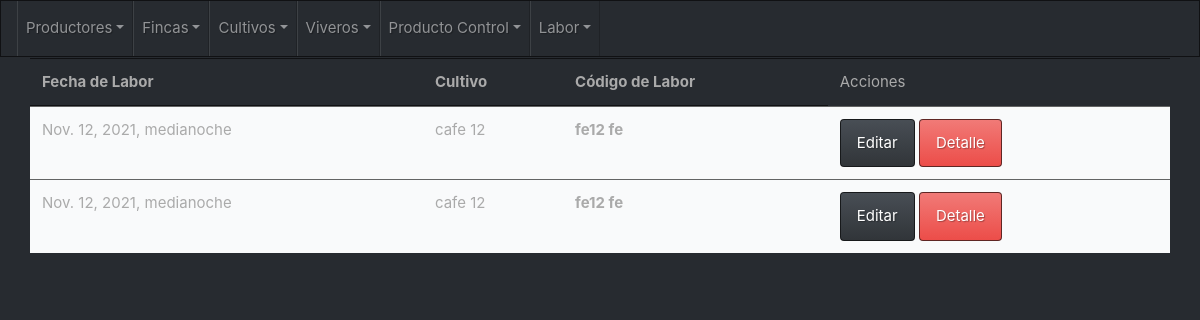
Page /cultivo/laborFertilizante/listar on the committed database.
### apps/vivero/models.py (models this page shows, shortened)
class Labor(models.Model):
    class Meta:
        abstract = True
    fecha_labor = models.DateTimeField()
    cultivo = models.ForeignKey(Cultivo, null = True, blank = True, on_delete = models.CASCADE)
    descripcion_labor = models.TextField(max_length=250)

class LaborFertilizante(Labor):
    class Meta:
        verbose_name = 'Labor Fertilizante'
        verbose_name_plural = 'Labor Fertilizantes'
    codigo_producto_control = models.ForeignKey(Fertilizante, null = True, blank = True, on_delete = models.CASCADE)

class Cultivo(models.Model):
    class Meta:
        verbose_name = 'Cultivo'
        verbose_name_plural = 'Cultivos'
    codigo_cultivo = models.CharField(max_length = 20, unique=True)
    nombre_cultivo = models.CharField(max_length = 20, unique=True)
    REQUIRED_FIELDS = ['codigo_cultivo', 'nombre_cultivo']

### apps/productoControl/models.py (models this page shows)
class ProductoControl(models.Model):
    class Meta:
        abstract = True
    codigo_producto_control = models.CharField(max_length = 15, unique=True)
    nombre_producto_control = models.CharField(max_length = 15, unique=True)
    registro_ica_producto_control = models.CharField(max_length = 15, unique=True)
    frecuencia_producto_control = models.IntegerField(default=0)
    valor_producto_control = models.IntegerField(default=0)
    def __str__(self):
        return '{} {}'.format(self.codigo_producto_control, self.nombre_producto_control )

class Fertilizante(ProductoControl):
    class Meta:
        verbose_name = 'Prodcuto Fertilizante'
        verbose_name_plural = 'Productos Fertilizantes'
    ultima_aplicacion_fertilizante = models.DateField()

### apps/vivero/views.py (the view)
# urls.py: path('laborFertilizante/listar', LaborListFertilizante.as_view(), name='laborFertilizante_listar'),
class LaborListFertilizante(ListView):
    model = LaborFertilizante
    template_name = 'laborFertilizante/laborFertilizante_list.html'
    paginate_by = 20

### templates/laborFertilizante/laborFertilizante_list.html (shortened to what this page needs)
{% extends "base/base.html" %}
{% block content %}
<div class="col-lg-1">
</div>
<div class="row">
  <table class="table table-hover">
    <thead>
      <tr>
        <th scope="col">Fecha de Labor</th>
        <th scope="col">Cultivo</th>
        <th scope="col">Código de Labor</th>
        <td>Acciones</td>
      </tr>
    </thead>
    <tbody>
      {% if object_list %}
        {% for laborFertilizante in object_list %}
          <tr class="table-light">
            <td>{{laborFertilizante.fecha_labor}}</td>
            <td>{{laborFertilizante.cultivo.nombre_cultivo}}</td>
            <th scope="row">{{laborFertilizante.codigo_producto_control}}</th>
            <td>
              <a class="btn btn-primary" href="{% url 'laborFertilizante:laborFertilizante_editar' laborFertilizante.pk %}">Editar</a>
              <a class="btn btn-danger"  href="{% url 'laborFertilizante:laborFertilizante_detalle' laborFertilizante.pk %}">Detalle</a>
            </td>
          </tr>
        {% endfor %}
      {% else %}
        <h1>No hay registros de fincas</h1>
      {% endif %}
    </tbody>
  </table>
</div>
{% endblock content %}

### rows in the picture
LaborFertilizante: fecha_labor "Nov. 12, 2021, medianoche", cultivo.nombre_cultivo "cafe 12", codigo_producto_control "fe12 fe"
LaborFertilizante: fecha_labor "Nov. 12, 2021, medianoche", cultivo.nombre_cultivo "cafe 12", codigo_producto_control "fe12 fe"
